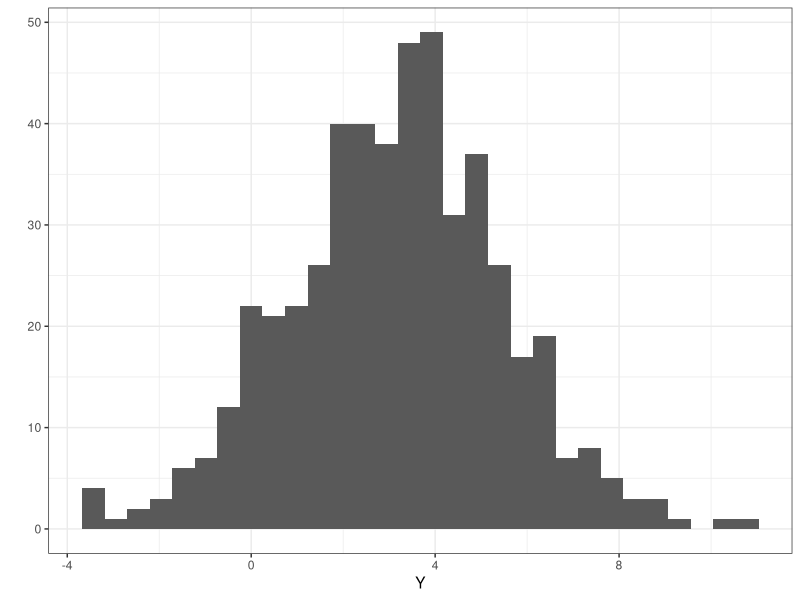
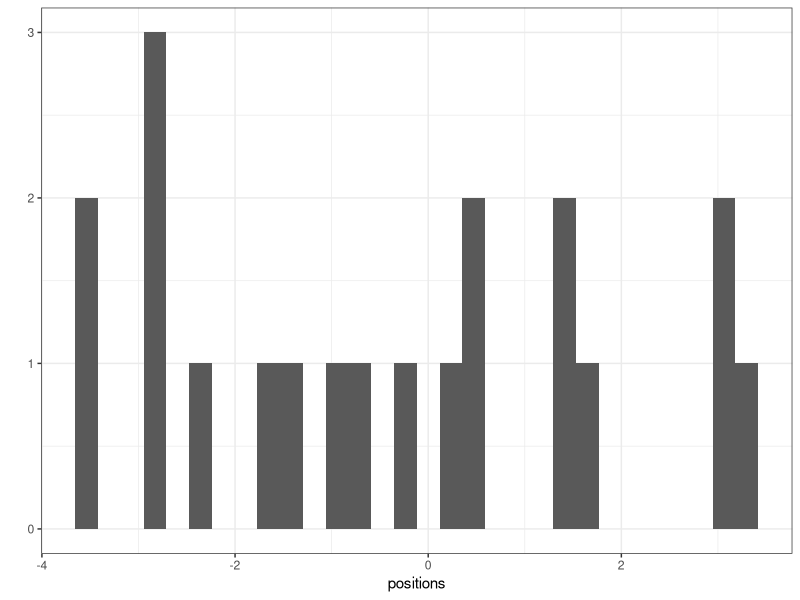
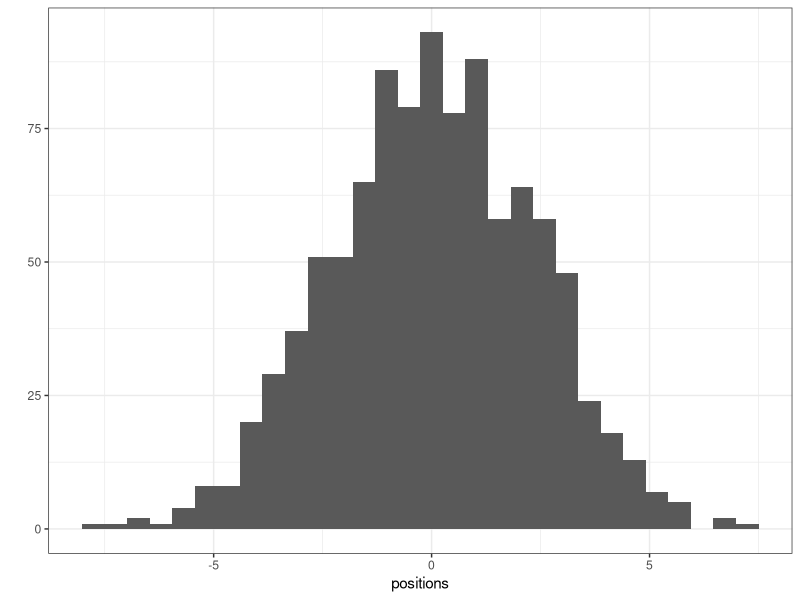
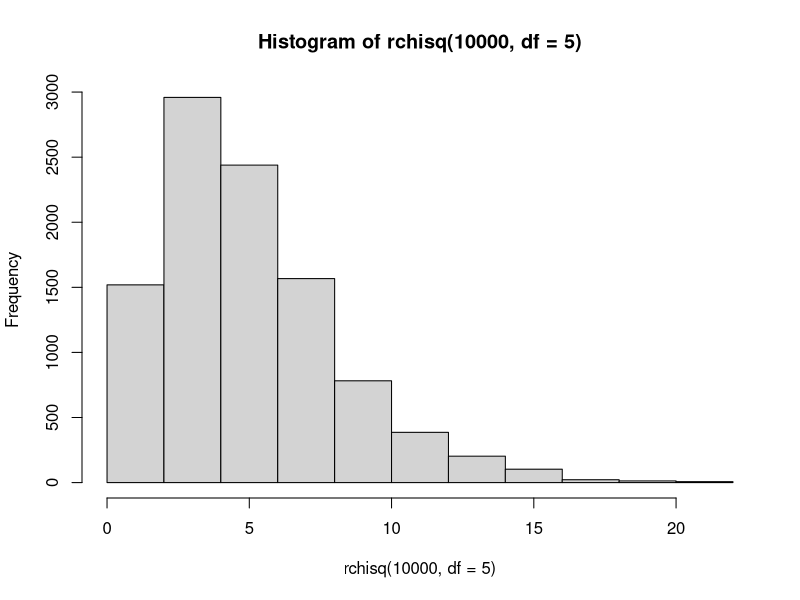
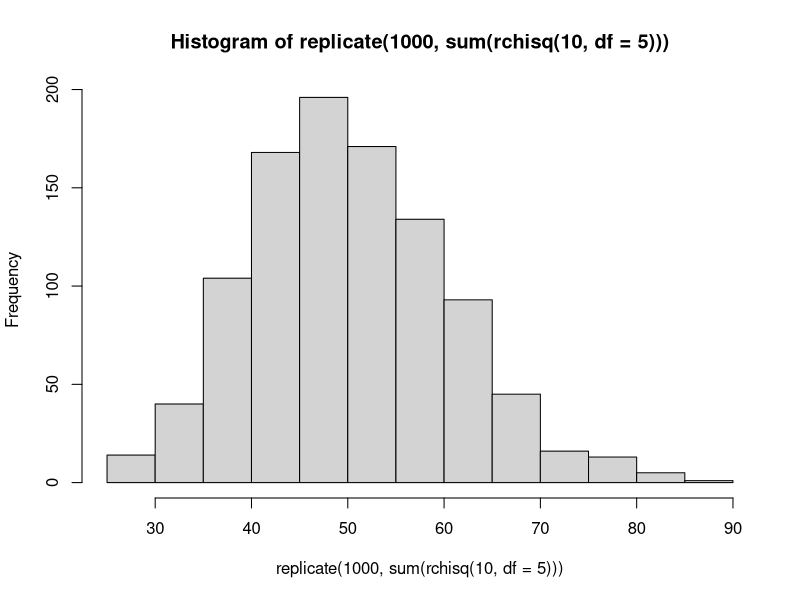
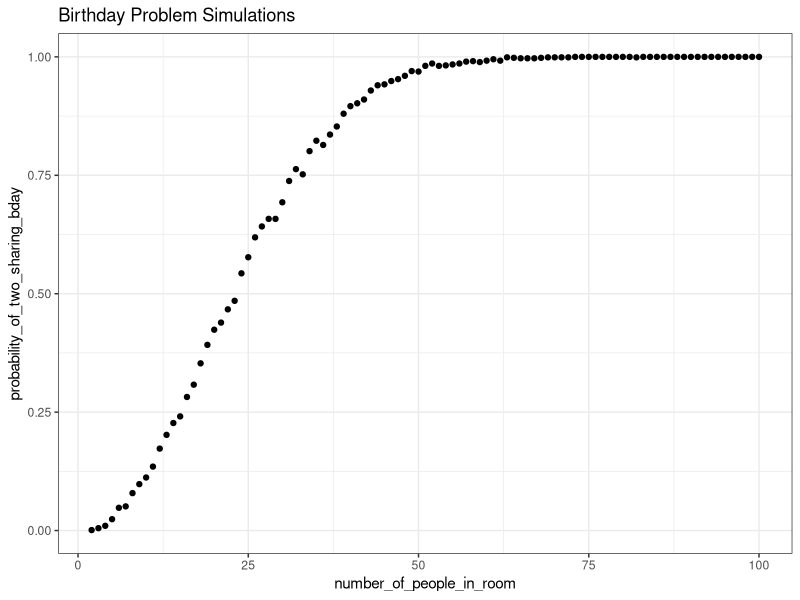

Generate these figures, in order, with R: (Note: this script raises an error after producing the figures.)
## ---- chunk 1
# DGP for OLS
library(ggplot2)
n <- 500
X1 <- rnorm(n)
X2 <- rnorm(n)
b0 <- 3
b1 <- -2
b2 <- 0.5
Y <- b0 + b1*X1 + b2*X2 + rnorm(n)
qplot(Y, geom = "histogram") + theme_bw()

## ---- chunk 2
sum(runif(16, -1, 1))
## ---- chunk 3
library(ggplot2)
positions <- replicate(20, sum(runif(16, -1, 1)))
qplot(positions, geom = "histogram") + theme_bw()
## ---- chunk 4
library(ggplot2)
positions <- replicate(1000, sum(runif(16, -1, 1)))
qplot(positions, geom = "histogram") + theme_bw()
## ---- chunk 5
hist(rchisq(10000, df = 5))
hist(replicate(1000, sum(rchisq(10, df = 5))))
## ---- chunk 6
library(ggplot2)
library(data.table)
birthday_problem <- function(npeople,  
  seed = sample.int(.Machine$integer.max, 1))
{
  days <- seq(1, 365, 1)
  room <- sample(days, npeople, replace = TRUE)
  ifelse(length(unique(room)) < npeople, 1, 0)
}
#birthday_problem(npeople = 24)

simulate_birthday_problem <- function(nsims, npeople)
{
  sum(replicate(nsims, birthday_problem(npeople = npeople)))/nsims
}
simulate_birthday_problem(nsims = 1000, npeople = 24)
## ---- chunk 7
bday_probs <- sapply(seq(2, 100, 1), simulate_birthday_problem, nsims = 1000)
plot_data <- data.table(number_of_people_in_room = seq(2, 100, 1),
  probability_of_two_sharing_bday = bday_probs)
ggplot(plot_data, aes(x = number_of_people_in_room, 
  y = probability_of_two_sharing_bday)) +
  geom_point() + theme_bw() +
  ggtitle("Birthday Problem Simulations")
## ---- chunk 8
test_ols <- function(n, b0, b1, b2, seed = 
  sample(.Machine$integer.max, 1))
{
  x1 <- rnorm(n)
  x2 <- rnorm(n)
  y <- b0 + b1 * x1 + b2 * x2 + rnorm(n, 0, 1)
  coef(lm(y ~ x1 + x2))
}
test_ols(n = 100, b0 = 3, b1 = -2, b2 = 0.5)
simulations <- t(replicate(1000, test_ols(n = 1000, b0 = 3, b1 = -2, b2 = 0.5)))
plot_data <- melt(simulations)
real_answer_data <- data.frame(v1 = c(3, -2, 0.5), 
  Var2 = levels(plot_data$Var2))
ggplot(plot_data, aes(value)) + geom_histogram() + 
  facet_grid(~ Var2, scales = "free") +
  geom_vline(aes(xintercept = v1), data = real_answer_data) + theme_bw()

